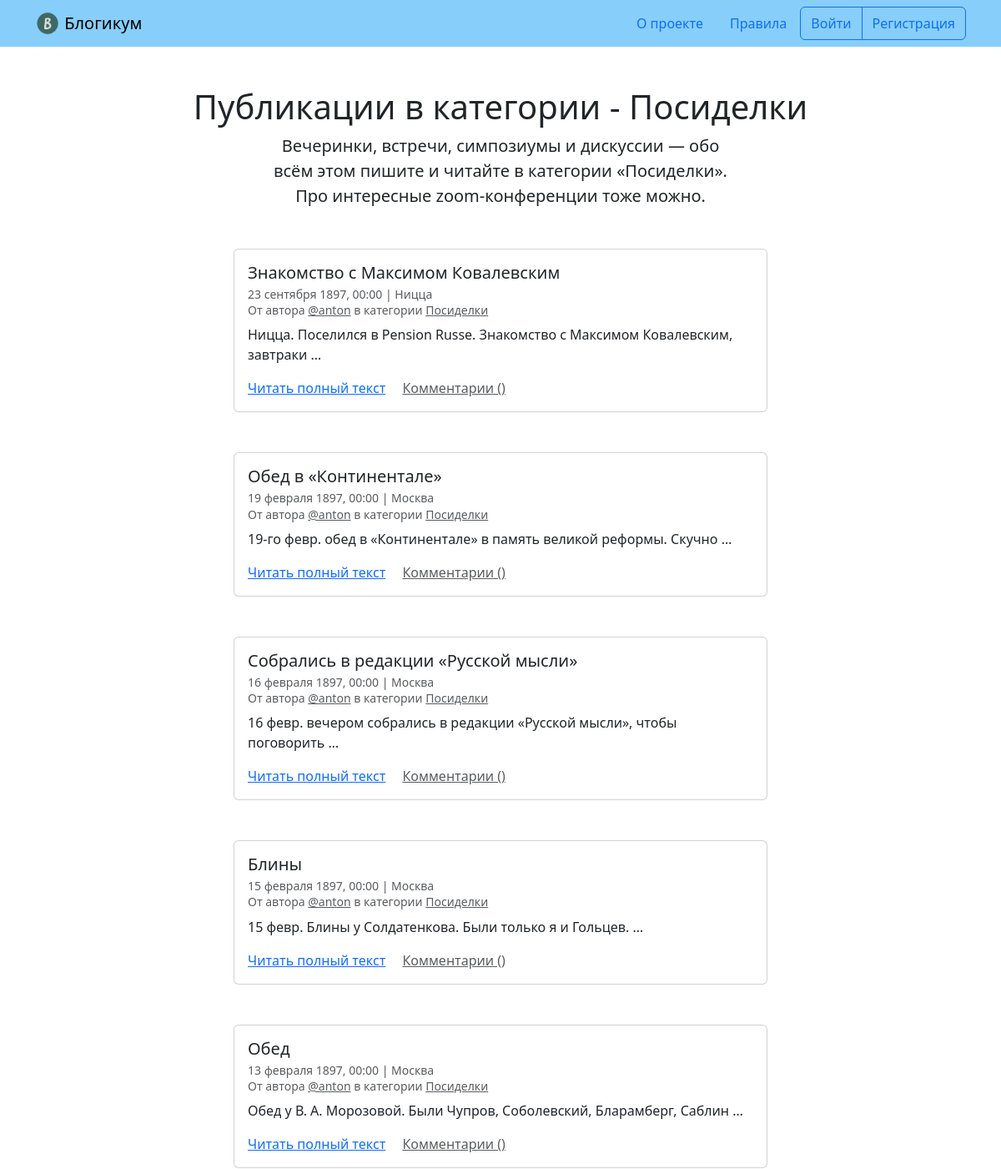
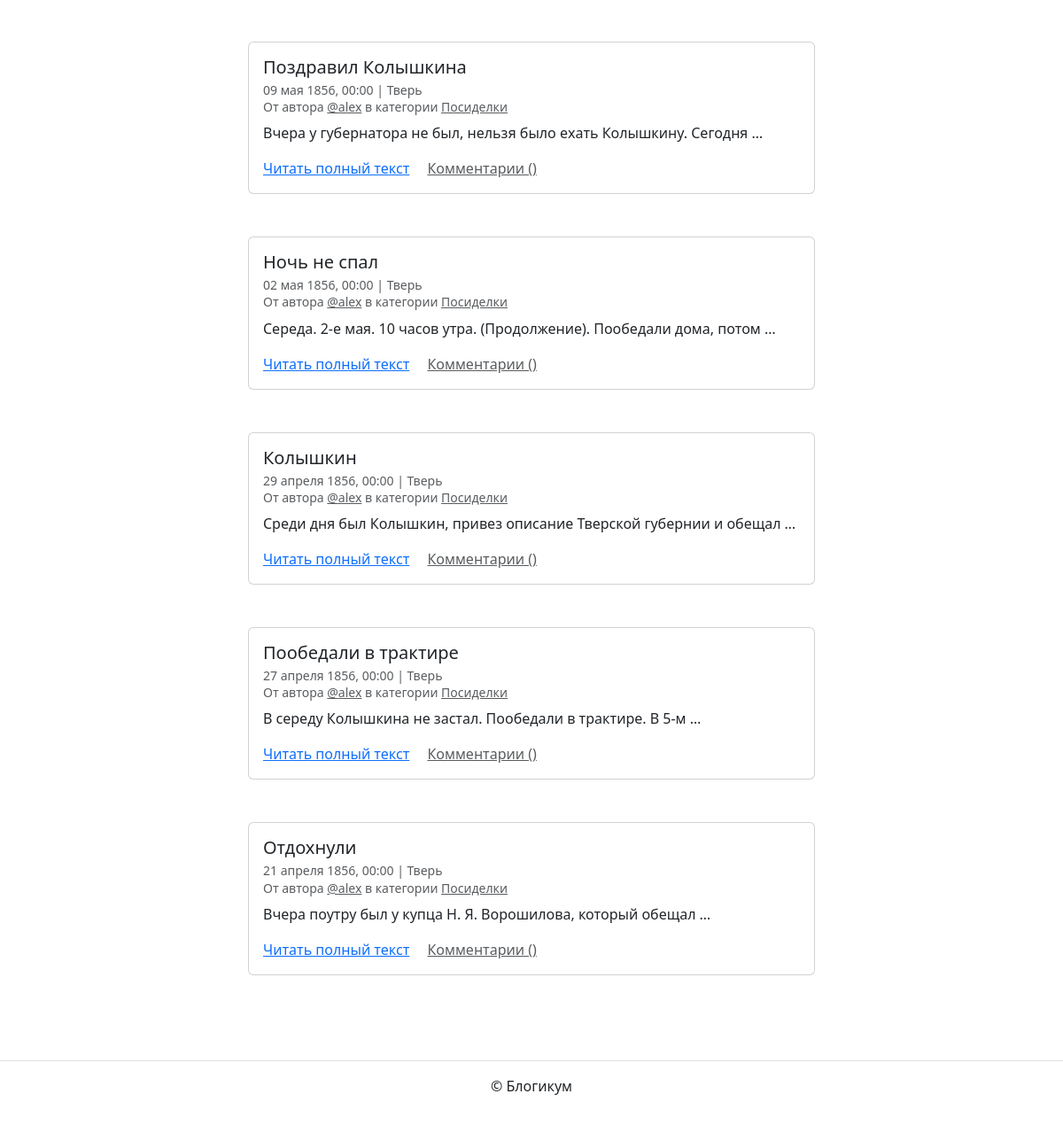
Page /category/party/ on the committed database (2 pictures, top to bottom).
### blog/models.py (models this page shows, shortened)
class Category(models.Model):
    title = models.CharField('Заголовок', max_length=256)
    description = models.TextField('Описание')
    slug = models.SlugField('Идентификатор', unique=True)
    is_published = models.BooleanField('Опубликовано', default=True)
    created_at = models.DateTimeField('Добавлено', auto_now_add=True)
    class Meta:
        verbose_name = 'категория'
        verbose_name_plural = 'Категории'

class Post(models.Model):
    title = models.CharField('Заголовок', max_length=256)
    text = models.TextField('Текст')
    pub_date = models.DateTimeField('Дата и время публикации')
    author = models.ForeignKey(User, on_delete=models.CASCADE, related_name='posts')
    location = models.ForeignKey(Location, on_delete=models.SET_NULL, null=True, blank=True, related_name='posts')
    category = models.ForeignKey(Category, on_delete=models.SET_NULL, null=True, related_name='posts')
    is_published = models.BooleanField('Опубликовано', default=True)
    image = models.ImageField('Фото', upload_to='posts/', blank=True)
    created_at = models.DateTimeField('Добавлено', auto_now_add=True)
    class Meta:
        verbose_name = 'публикация'
        verbose_name_plural = 'Публикации'
        ordering = ('-pub_date',)

class Location(models.Model):
    name = models.CharField('Название места', max_length=256)
    is_published = models.BooleanField('Опубликовано', default=True)
    created_at = models.DateTimeField('Добавлено', auto_now_add=True)
    class Meta:
        verbose_name = 'местоположение'
        verbose_name_plural = 'Местоположения'

### blog/views.py (the view)
# urls.py: path('category/<slug:category_slug>/', views.category_posts, name='category_posts'),
def category_posts(request, category_slug):
    category = get_object_or_404(Category, slug=category_slug, is_published=True)
    posts = Post.objects.filter(category=category, is_published=True, pub_date__lte=timezone.now())
    paginator = Paginator(posts, POSTS_PER_PAGE)
    page_obj = paginator.get_page(request.GET.get('page'))
    return render(request, 'blog/category.html', {'category': category, 'page_obj': page_obj})

### templates/blog/category.html (shortened to what this page needs)
{% extends "base.html" %}
{% block content %}
  <h1 class="text-center">Публикации в категории - {{ category.title }}</h1>
  <p class="col-6 offset-3 mb-5 lead text-center">{{ category.description }}</p>
  {% for post in page_obj %}
    <article class="mb-5">
      {% include "includes/post_card.html" %}
    </article>
  {% endfor %}
{% endblock %}

### templates/includes/post_card.html (shortened to what this page needs)
<div class="col d-flex justify-content-center">
  <div class="card" style="width: 40rem;">
    <div class="card-body">
      <h5 class="card-title">{{ post.title }}</h5>
      <h6 class="card-subtitle mb-2 text-muted">
        <small>
          {{ post.pub_date|date:"d E Y, H:i" }} | {% if post.location and post.location.is_published %}{{ post.location.name }}{% else %}Планета Земля{% endif %}<br>
          От автора <a class="text-muted" href="{% url 'blog:profile' post.author.username %}">@{{ post.author.username }}</a> в
          категории {% include "includes/category_link.html" %}
        </small>
      </h6>
      <p class="card-text">{{ post.text|truncatewords:10 }}</p>
      <a href="{% url 'blog:post_detail' post.id %}" class="card-link">Читать полный текст</a>
      <a href="{% url 'blog:post_detail' post.id %}" class="card-link text-muted">Комментарии ({{ post.comment_count }})</a>
    </div>
  </div>
</div>

### templates/includes/category_link.html
<a class="text-muted" href="{% url 'blog:category_posts' post.category.slug %}">
  {{ post.category.title }}
</a>

### rows in the picture
Category: title "Посиделки", description "Вечеринки, встречи, симпозиумы и дискуссии — обо всём этом пишите и читайте в категории «Посиделки». Про интересные zoom-конференции тоже можно."
Post: title "Знакомство с Максимом Ковалевским", pub_date "23 сентября 1897, 00:00", location.name "Ницца", author.username "anton", category "Посиделки", text "Ницца. Поселился в Pension Russe. Знакомство с Максимом Ковалевским, завтраки …"
Post: title "Обед в «Континентале»", pub_date "19 февраля 1897, 00:00", location.name "Москва", author.username "anton", category "Посиделки", text "19-го февр. обед в «Континентале» в память великой реформы. Скучно …"
Post: title "Собрались в редакции «Русской мысли»", pub_date "16 февраля 1897, 00:00", location.name "Москва", author.username "anton", category "Посиделки", text "16 февр. вечером собрались в редакции «Русской мысли», чтобы поговорить …"
Post: title "Блины", pub_date "15 февраля 1897, 00:00", location.name "Москва", author.username "anton", category "Посиделки", text "15 февр. Блины у Солдатенкова. Были только я и Гольцев. …"
Post: title "Обед", pub_date "13 февраля 1897, 00:00", location.name "Москва", author.username "anton", category "Посиделки", text "Обед у В. А. Морозовой. Были Чупров, Соболевский, Бларамберг, Саблин …"
Post: title "Поздравил Колышкина", pub_date "09 мая 1856, 00:00", location.name "Тверь", author.username "alex", category "Посиделки", text "Вчера у губернатора не был, нельзя было ехать Колышкину. Сегодня …"
Post: title "Ночь не спал", pub_date "02 мая 1856, 00:00", location.name "Тверь", author.username "alex", category "Посиделки", text "Середа. 2-е мая. 10 часов утра. (Продолжение). Пообедали дома, потом …"
Post: title "Колышкин", pub_date "29 апреля 1856, 00:00", location.name "Тверь", author.username "alex", category "Посиделки", text "Среди дня был Колышкин, привез описание Тверской губернии и обещал …"
Post: title "Пообедали в трактире", pub_date "27 апреля 1856, 00:00", location.name "Тверь", author.username "alex", category "Посиделки", text "В середу Колышкина не застал. Пообедали в трактире. В 5-м …"
Post: title "Отдохнули", pub_date "21 апреля 1856, 00:00", location.name "Тверь", author.username "alex", category "Посиделки", text "Вчера поутру был у купца Н. Я. Ворошилова, который обещал …"
